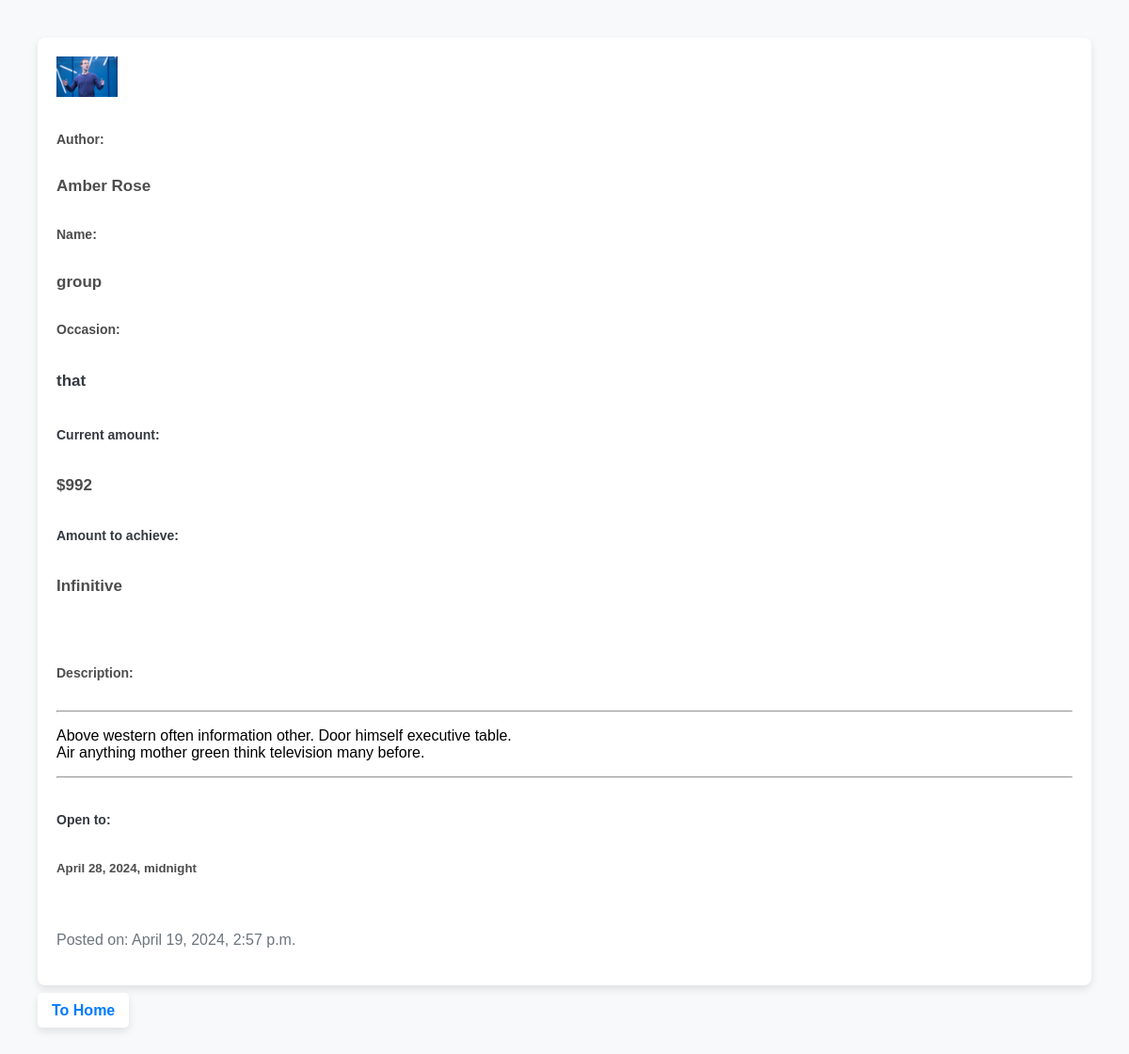
/about/279/, run on the app's committed database.
### task_app/models.py (models this page shows, shortened)
class Collect(models.Model):
    author = models.ForeignKey(User, on_delete=models.CASCADE)
    name = models.CharField(max_length=100)
    occasion = models.CharField(max_length=100)
    description = models.TextField()
    amount_to_achieve = models.CharField(max_length=100, default='Infinitive')
    current_amount = models.IntegerField()
    image = models.ImageField(upload_to='covers/')
    date_finish = models.DateTimeField()
    when_created = models.DateTimeField(auto_now_add=True)
    FIO = models.CharField(max_length=100)
    class Meta:
        verbose_name = 'Collect'
        verbose_name_plural = 'Collects'

### task_app/views.py (the view)
# urls.py: path('about/<int:pk>/', views.about.as_view(), name='about'),
class about(DetailView):
    model = Collect
    template_name = 'task_app/about.html'
    context_object_name = 'events'

### task_app/templates/task_app/about.html (shortened to what this page needs)
<!DOCTYPE html>
{% load static %}
<html lang="en">
<head>
    <link rel="stylesheet" href="{% static 'task_app/index.css' %}">
</head>
<body>
    <div class="card">
        <img class="card-img-top" src="{{ events.image.url }}"  style='max-width: 6%; height: 100' alt="{{ job.name }} Image">
        <br>
        <h6>Author:</h6><b><h4>{{ events.FIO }}</h4></b>
        <h6>Name:</h6><b><h4>{{ events.name }}</h4></b>
        <b><h6>Occasion:</h6>
            <h4 class="p">{{ events.occasion }}</h4>
        </b>
        <h6 class="p">Current amount:</h6>
            <b><h4>${{ events.current_amount }}</h4></b>
        <h6 class="p">Amount to achieve:</h6>
            <b><h4>{{ events.amount_to_achieve }}</h4></b>
        <br>
        <b><h6>Description:</h6></b>
        <hr>
        <div class="text">
            <p class="h2">{{ events.description|linebreaks }}</p>
            <hr>
        </div>
        <h6 class="p">Open to:</h6>
            <b><h5>{{ events.date_finish }}</h5></b>
        <br>
        <p class="posted-info p">Posted on: {{ events.when_created }}</p>
    </div>
    <br>
<a class="a" href="{% url 'home' %}">To Home</a>
</body>
</html>

### task_app/static/task_app/index.css (style rules this page uses)
body { background-color: hsl(0, 0%, 98%); padding: 20px; }
h1, h2, h3, h4, h5, h6 { color: hsl(0, 0%, 30%); }
h6 { font-size: 14px; }
h4 { font-size: 17px; }

### task_app/templates/task_app/about.html (style rules this page uses)
body { font-family: 'Arial', sans-serif; margin: 20px; padding: 20px; background-color: #f8f9fa; }
.h2 { color: black; }
.p { line-height: 1.6; color: #343a40; }
.card { background-color: #ffffff; border-radius: 8px; box-shadow: 0 4px 8px rgba(0, 0, 0, 0.1); padding: 20px; }
.posted-info { color: #6c757d; }
.a { text-decoration: none; color: #007bff; font-weight: bold; padding: 10px 15px; border-radius: 5px; background-color: #ffffff; box-shadow: 0 4px 8px rgba(0, 0, 0, 0.1); }

### data on the page
Collect: image (picture), FIO "Amber Rose", name "group", occasion "that", current_amount "992", amount_to_achieve "Infinitive", description "Above western often information other. Door himself executive table. Air anything mother green think television many before.", date_finish "April 28, 2024, midnight", when_created "April 19, 2024, 2:57 p.m."
